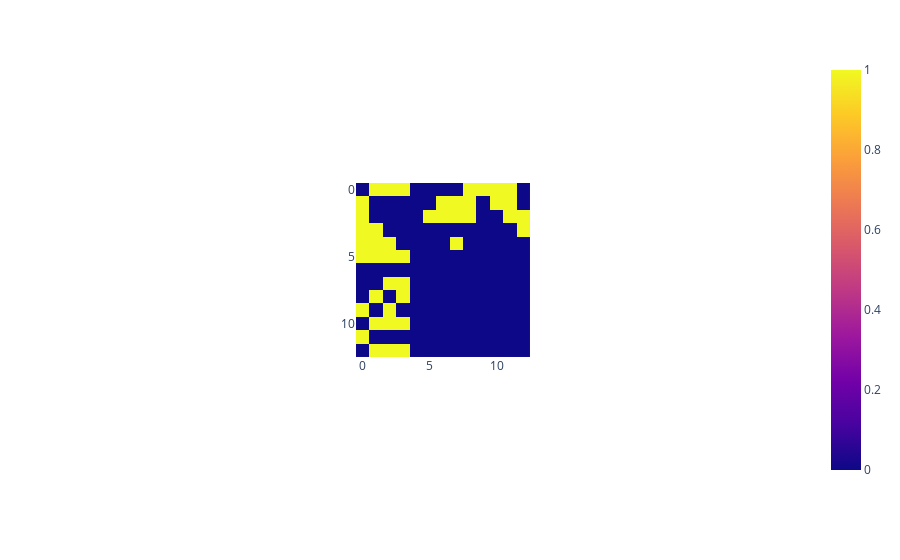

Notebook code for this chart:
### Code cell
px.imshow(cc_ul)

### Figure 1 — Plotly figure (JSON) as saved in the notebook; plotly's stock layout.template omitted (floating-point values rounded to 4 significant figures; data arrays with more than 128 entries replaced by an {"elided": "..."} marker saying what was removed)
{"data": [{"coloraxis": "coloraxis", "hovertemplate": "x: %{x}<br>y: %{y}<br>color: %{z}<extra></extra>", "type": "heatmap", "z": {"elided": "13x13 int values"}}], "layout": {"autosize": true, "coloraxis": {"colorscale": [[0, "#0d0887"], [0.1111, "#46039f"], [0.2222, "#7201a8"], [0.3333, "#9c179e"], [0.4444, "#bd3786"], [0.5556, "#d8576b"], [0.6667, "#ed7953"], [0.7778, "#fb9f3a"], [0.8889, "#fdca26"], [1, "#f0f921"]]}, "margin": {"t": 60}, "xaxis": {"autorange": true, "constrain": "domain", "domain": [0.3801, 0.6199], "range": [-0.5, 12.5], "scaleanchor": "y"}, "yaxis": {"autorange": true, "constrain": "domain", "domain": [0, 1], "range": [12.5, -0.5]}}}
